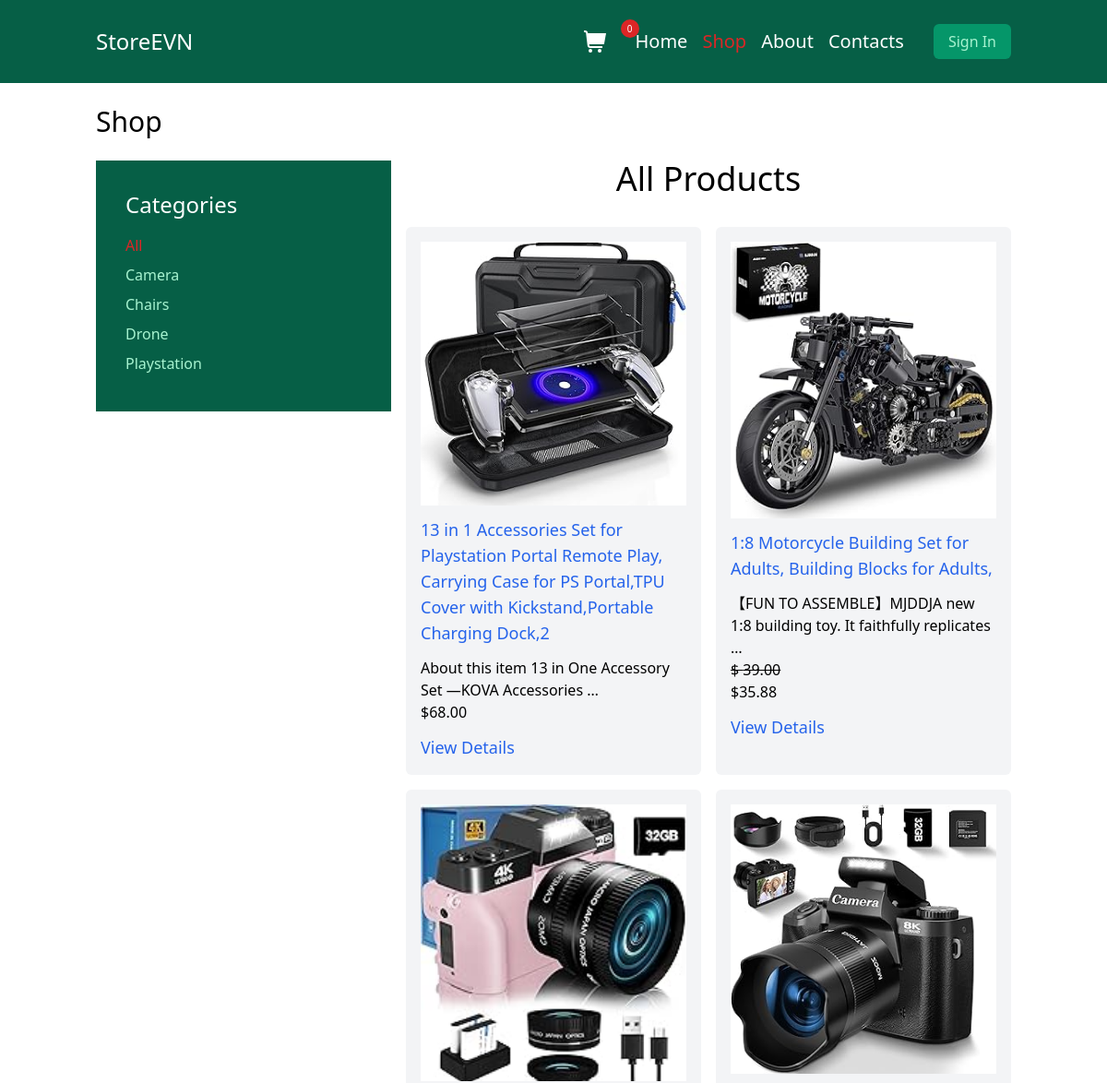
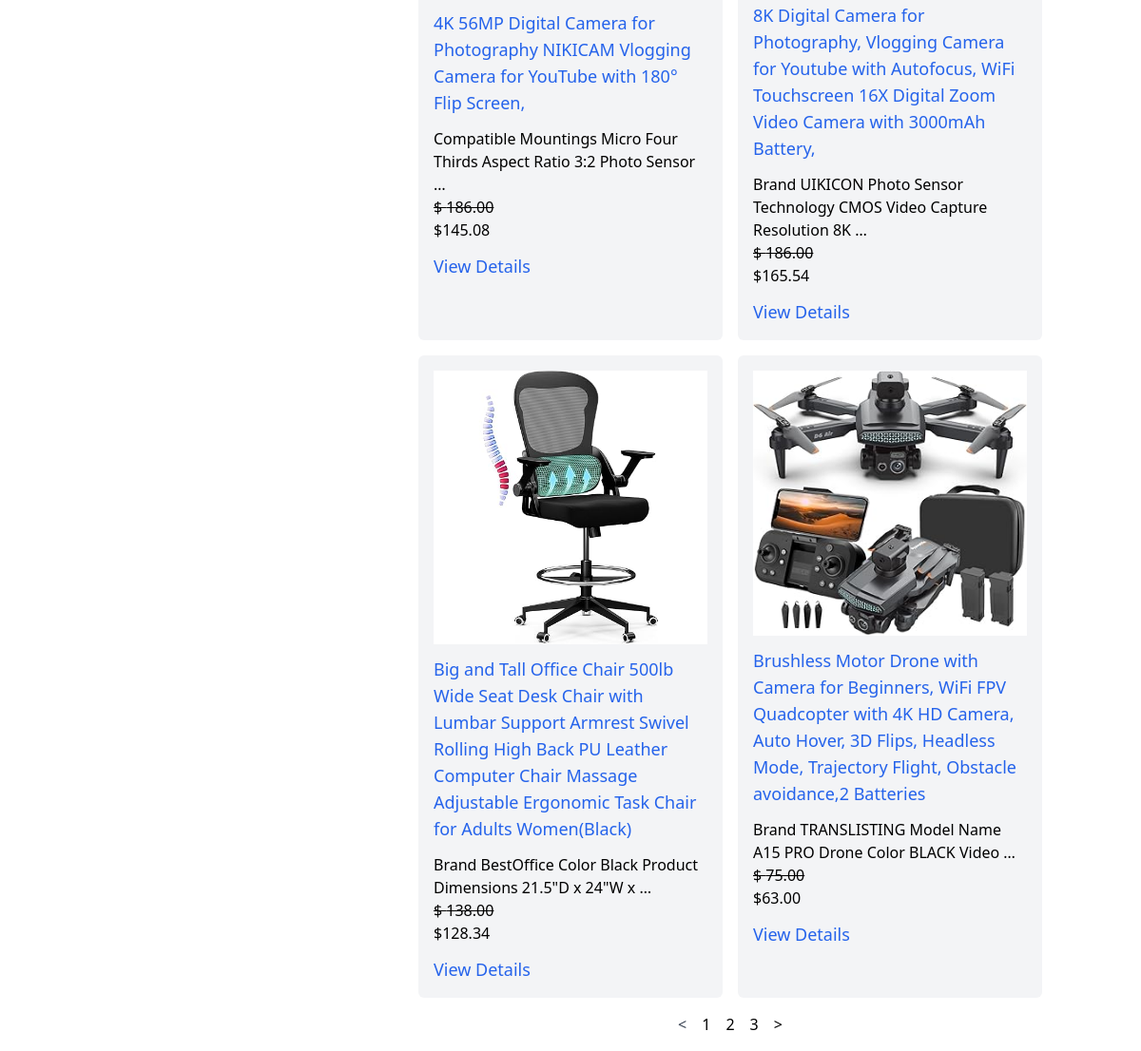
The app's page /shop/ with its own data (2 pictures, top to bottom).
### main/models.py (models this page shows, shortened)
class Category(models.Model):
    name = models.CharField(max_length=100, unique=True)
    slug = models.SlugField(max_length=100, unique=True)
    image = models.ImageField(upload_to="categories/", blank=True)
    class Meta:
        ordering = ["name"]
        indexes = [models.Index(fields=["name"])]
        verbose_name = "Category"
        verbose_name_plural = "Categories"

class Product(models.Model):
    name = models.CharField(max_length=255)
    slug = models.SlugField(max_length=255, unique=True)
    image = models.ImageField(upload_to="products/", blank=True)
    descr = models.TextField(blank=True)
    price = models.DecimalField(max_digits=10, decimal_places=2)
    available = models.BooleanField(default=True)
    created_at = models.DateTimeField(auto_now_add=True)
    updated_at = models.DateTimeField(auto_now=True)
    discount = models.DecimalField(
        default=0.00,
        max_digits=4,
        decimal_places=2
    )
    category = models.ForeignKey(
        "Category",
        on_delete=models.PROTECT,
        related_name="products"
    )
    def get_absolute_url(self):
        return reverse("main:product_details", args=[self.category.slug, self.slug])
    def discount_price(self):
        if self.discount:
            return round(self.price - self.price * self.discount / 100, 2)
        return self.price
    class Meta:
        ordering = ["name"]
        indexes = [
            models.Index(fields=["id", "slug"]),
            models.Index(fields=["name"]),
            models.Index(fields=["-created_at"]),
        ]
        verbose_name = "Product"
        verbose_name_plural = "Products"

### main/views.py (the view)
# urls.py: path("shop/", shop, name="shop"),
def shop(request, category_slug=None):
    category = None
    categories = Category.objects.all()
    products = Product.objects.filter(available=True)
    page = request.GET.get("page", 1)
    paginator = Paginator(products, 6)
    current_page = paginator.page(int(page))
    if category_slug:
        category = get_object_or_404(Category, slug=category_slug)
        paginator = Paginator(products.filter(category=category), 6)
        current_page = paginator.page(int(page))
    data = {
        "category": category,
        "categories": categories,
        "products_qty": products,
        "products": current_page,
    }
    return render(request, "main/shop.html", data)

### cart/cart.py (called while the page is built)
    def __len__(self):
        return sum(item["quantity"] for item in self.cart.values())

### cart/context_processors.py (called while the page is built)
def cart(request):
    return {
        "cart": Cart(request)
    }

### main/templates/main/shop.html (shortened to what this page needs)
{% extends "base.html" %}
{% load static %}
{% block header %}
  <div class="container mx-auto px-4 py-2">
    <h1 class="text-3xl my-4">Shop</h1>
  </div>
{% endblock header %}
{% block content %}
  <main>
    <div class="container mx-auto px-4  flex max-[760px]:flex-wrap gap-4  items-start">
      {% include './includes/categories.html' %}
      <div class="basis-auto">
        <h2 class="text-4xl text-center mb-8">All Products</h2>
        <div
          class="
            grid
            gap-4
            grid-cols-3
            max-[1280px]:grid-cols-2
            max-[1024px]:grid-cols-1
            max-[768px]:grid-cols-3
            max-[580px]:grid-cols-2
            max-[480px]:grid-cols-1
            ">
            {% for product in products %}
              <div class="p-4 bg-gray-100 rounded-md">
                <a
                  href="{{product.get_absolute_url}}"
                  class="block mb-2 max-h-[300px] overflow-hidden">
                  {% if product.image %}
                    <img class="w-full h-full object-cover" src="{{product.image.url}}" alt="{{product.name}}">
                  {% else %}
                    <img class="w-full h-full object-cover" src="https://thumb.ac-illust.com/b1/b170870007dfa419295d949814474ab2_t.jpeg" alt="{{product.name}}">
                  {% endif %}
                </a>
                <h3>
                  <a
                    class="block text-lg text-blue-600 my-3 hover:text-blue-300 translation-color duration-300"
                    href="{{product.get_absolute_url}}"
                  >
                    {{product.name}}
                  </a>
                </h3>
                <p>{{product.descr|truncatewords:10}}</p>
                {% if product.discount %}
                  <p class="line-through">$ {{product.price}}</p>
                  <p>${{product.discount_price}}</p>
                {% else %}
                  <p>${{product.price}}</p>
                {% endif %}
                <a
                  class="block text-lg text-blue-600 mt-3 hover:text-blue-300 translation-color duration-300"
                  href="{{product.get_absolute_url}}"
                >
                  View Details
                </a>
              </div>
            {% endfor %}
        </div>
        {% include "./includes/paginator.html" %}
      </div>
    </div>
  </main>
{% endblock content %}

### templates/base.html (shortened to what this page needs)
{% load static %}
<!DOCTYPE html>
<html lang="en">
<head>
  <script src="https://cdn.tailwindcss.com"></script>
</head>
<body>
  <nav class="bg-emerald-800 sticky top-0">
    <div class="container min-h-[90px] mx-auto px-4 py-2 flex justify-between items-center" >
      <div>
        <h4>
          <a href="/" class="text-white text-2xl">StoreEVN</a>
        </h4>
      </div>
      <div class="flex items-center gap-8">
        <div>
          <a href="{% url 'cart:cart_detail' %}" class="relative">
            <span class="flex justify-center items-center absolute right-[-36px] top-[-12px]
                          bg-red-600 leading-0 text-white text-[10px] w-5 h-5 rounded-full">
              {% with cart_quantity=cart|length %}
                {% if cart_quantity > 0 %}
                  {{cart_quantity}}
                {% else %}
                  0
                {% endif %}
              {% endwith %}
            </span>
          </a>
        </div>
        <div
          data-menuContainer
          class="
            flex items-center jusfity-between gap-8
            max-[768px]:flex-col
            max-[768px]:fixed
            max-[768px]:left-[-5000px]
            max-[768px]:top-[90px]
            max-[768px]:p-8
            max-[768px]:w-full
            max-[768px]:h-full
            max-[768px]:bg-emerald-800
          "
        >
          <ul class="flex gap-4 z-40 max-[768px]:flex-col max-[768px]:text-center">
            <li>
              <a href="{% url 'main:index' %}"
              class="
                hover:text-emerald-200 transition-color duration-300 text-xl
                {% if request.get_full_path == '/' %} text-red-600
                {% else %} text-white {% endif %}
              ">Home</a>
            </li>
            <li>
              <a href="{% url 'main:shop' %}"
              class="
                hover:text-emerald-200 transition-color duration-300 text-xl
                {% if request.get_full_path == '/shop/' %} text-red-600
                {% else %} text-white {% endif %}
              ">Shop</a>
            </li>
            <li>
              <a href="{% url 'main:about' %}"
              class="
                hover:text-emerald-200 transition-color duration-300 text-xl
                {% if request.get_full_path == '/about/' %} text-red-600
                {% else %} text-white {% endif %}
              ">About</a>
            </li>
            <li>
              <a href="{% url 'main:contacts' %}"
              class="
                hover:text-emerald-200 transition-color duration-300 text-xl
                {% if request.get_full_path == '/contacts/' %} text-red-600
                {% else %} text-white {% endif %}
              ">Contacts</a>
            </li>
          </ul>
          <div>
            <a href="{% url 'users:login' %}"
              class="
                bg-emerald-600
                rounded-md px-4
                py-2 text-emerald-200
                transition-color
                duration-300
                hover:bg-emerald-300
                hover:text-emerald-800
              "
            >
              Sign In
            </a>
          </div>
        </div>
      </div>
    </div>
  </nav>
  <header>
    <header>
      {% block header %}
      {% endblock header %}
    </header>
  </header>
  {% block content %}
  {% endblock content %}
</body>
</html>

### main/templates/main/includes/categories.html (shortened to what this page needs)
<div class="basis-80 min-w-[320px] max-[768px]:min-w-[unset]rounded-md max-[1024px]:basis-full bg-emerald-800 p-8">
    <h3 class="text-2xl text-white mb-4">Categories</h3>
    <ul>
      {% if request.get_full_path == "/shop/" %}
        <li>
          <a
            href="{% url 'main:shop' %}"
            class="block mb-2 text-red-600"
          >
            All
          </a>
        </li>
      {% endif %}
      {% for cat in categories %}
        {% if request.get_full_path|slice:"6:" == cat.slug %}
          <li>
              <a
                href="{% url 'main:category' cat.slug %}"
                class="block mb-2 text-red-600"
              >
              {{cat.name}}
            </a>
          </li>
        {% else %}
          <li>
            <a
              href="{% url 'main:category' cat.slug %}"
              class="block mb-2 text-emerald-200"
            >
              {{cat.name}}
            </a>
          </li>
        {% endif %}
      {% endfor %}
    </ul>
</div>

### main/templates/main/includes/paginator.html (shortened to what this page needs)
{% if products_qty|length > 6 %}
    <ul class="flex gap-4 justify-center my-4">
    <li class="{% if not products.has_previous %} pointer-events-none text-gray-700 {% endif %}">
      <a href="">
        <
      </a>
    </li>
    {% for page in products.paginator.page_range %}
      {% if page >= products.number|add:-2 and page <= products.number|add:2 %}
        <li>
          <a href="?page={{ page }}">{{ page }}</a>
        </li>
      {% endif %}
    {% endfor %}
    <li class="{% if not products.has_next %} pointer-events-none text-gray-700 {% endif %}">
      <a href="{% if products.has_next %}
           ?page={{ products.next_page_number }}
        {% endif %}">
        >
      </a>
    </li>
  </ul>
{% endif %}

### records on screen
Category: name "Camera"
Category: name "Chairs"
Category: name "Drone"
Category: name "Playstation"
Product: image (picture), name "13 in 1 Accessories Set for Playstation Portal Remote Play, Carrying Case for PS Portal,TPU Cover with Kickstand,Portable Charging Dock,2", descr "About this item 13 in One Accessory Set —KOVA Accessories …", price "68.00"
Product: image (picture), name "1:8 Motorcycle Building Set for Adults, Building Blocks for Adults,", descr "【FUN TO ASSEMBLE】MJDDJA new 1:8 building toy. It faithfully replicates …", price "39.00", discount_price "35.88"
Product: image (picture), name "4K 56MP Digital Camera for Photography NIKICAM Vlogging Camera for YouTube with 180° Flip Screen,", descr "Compatible Mountings Micro Four Thirds Aspect Ratio 3:2 Photo Sensor …", price "186.00", discount_price "145.08"
Product: image (picture), name "8K Digital Camera for Photography, Vlogging Camera for Youtube with Autofocus, WiFi Touchscreen 16X Digital Zoom Video Camera with 3000mAh Battery,", descr "Brand UIKICON Photo Sensor Technology CMOS Video Capture Resolution 8K …", price "186.00", discount_price "165.54"
Product: image (picture), name "Big and Tall Office Chair 500lb Wide Seat Desk Chair with Lumbar Support Armrest Swivel Rolling High Back PU Leather Computer Chair Massage Adjustable Ergonomic Task Chair for Adults Women(Black)", descr "Brand BestOffice Color Black Product Dimensions 21.5\"D x 24\"W x …", price "138.00", discount_price "128.34"
Product: image (picture), name "Brushless Motor Drone with Camera for Beginners, WiFi FPV Quadcopter with 4K HD Camera, Auto Hover, 3D Flips, Headless Mode, Trajectory Flight, Obstacle avoidance,2 Batteries", descr "Brand TRANSLISTING Model Name A15 PRO Drone Color BLACK Video …", price "75.00", discount_price "63.00"

### other values on screen
{{ page }} "1" "2" "3"
